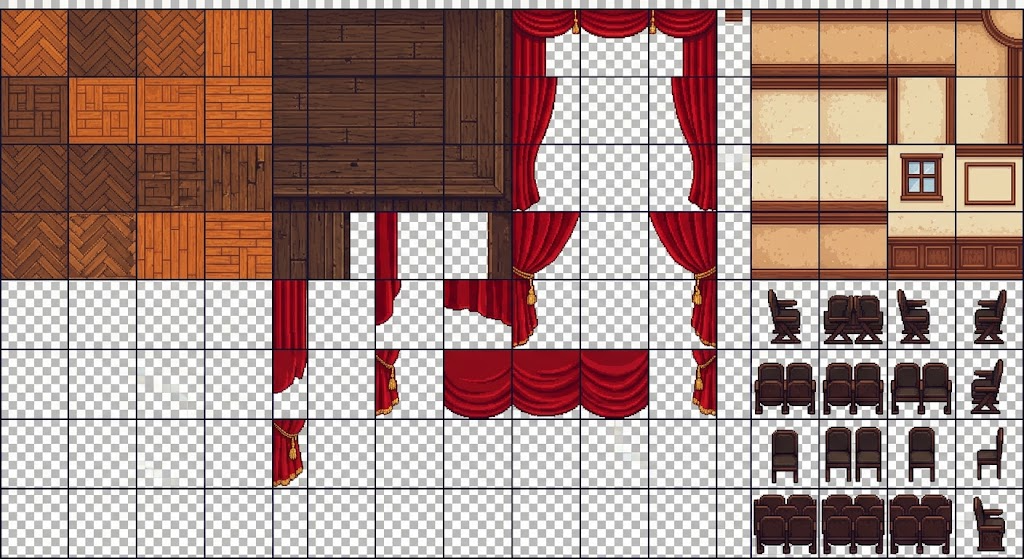
#> input picture tools/source/theater_tileset.png, 1024 x 559 px
$ python prep_stage_assets.py
#> lines starting #> are read from the running program, lines starting #| are printed output that depends on the picture; after the words box and inside, x2 and y2 are one past the last pixel; in counts of white or black regions, pixels touching at a corner belong together
#!/usr/bin/env python3
"""
Готовит ассеты уровня «Студвесна» из двух листов в tools/source/:
  theater_tileset.png   — тайлы театра (пол, стены, занавес, кресла)
  backstage_props.png   — реквизит (микрофон, прожектор, ящик, дверь EXIT, ...)

Результат: assets/stage/color/*.png и assets/stage/grey/*.png (серый «двойник»,
как у остальных тайлов игры: цвет возвращается по мере воспоминаний).
Запуск из корня проекта:  python3 tools/prep_stage_assets.py
Нужны: pip install pillow numpy scipy
"""
import os
import numpy as np
from PIL import Image
from scipy import ndimage

ROOT = os.path.dirname(os.path.dirname(os.path.abspath(__file__)))
SRC = os.path.join(ROOT, "tools", "source")
OUT = os.path.join(ROOT, "assets", "stage")
TILE = 48

# ---------------------------------------------------------------- тайлы
def key_checkerboard(path):
    """Лист пришёл с нарисованной «шахматкой» вместо прозрачности — убираем её."""
#> called with path = 'tools/source/theater_tileset.png'
    a = np.array(Image.open(path).convert("RGB")).astype(int)
    r, g, b = a[:, :, 0], a[:, :, 1], a[:, :, 2]
    neutral = (abs(r - g) < 12) & (abs(g - b) < 12) & (r > 150)
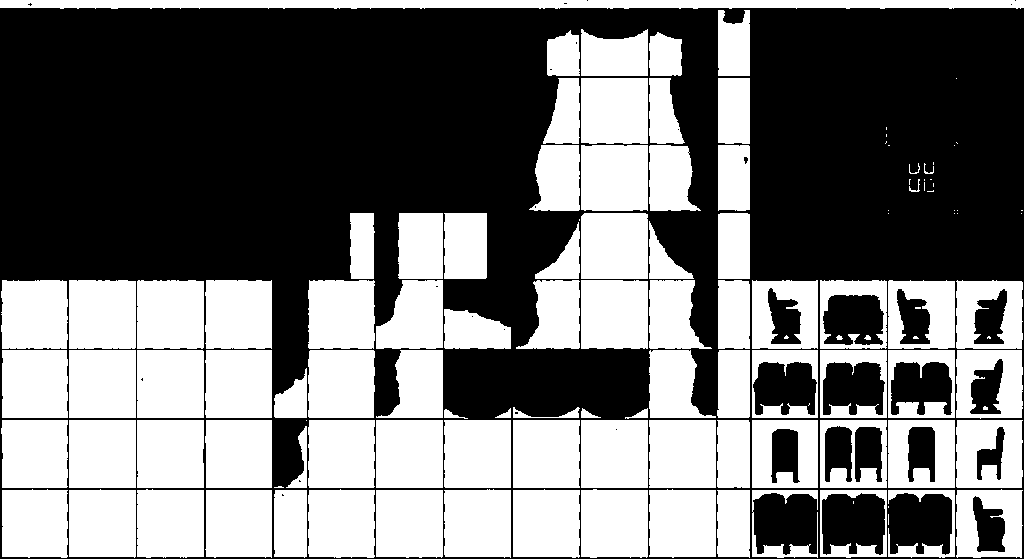
#> neutral: shape (559, 1024) bool; 46.1% white; 124 white regions (34 under 20 px), largest, box (x1, y1, x2, y2) and area: (0, 0, 1024, 9) 8263, (69, 280, 136, 349) 4588, (581, 280, 648, 349) 4574
    opaque = ~neutral
    dark = (abs(r - g) < 12) & (abs(g - b) < 12) & (r < 75)
#> dark: shape (559, 1024) bool; 2.1% white in thin lines or dots
    lines = ndimage.binary_opening(dark, structure=np.ones((1, 25))) | \
            ndimage.binary_opening(dark, structure=np.ones((25, 1)))
#> lines: shape (559, 1024) bool; 1.4% white in thin lines or dots
    opaque &= ~ndimage.binary_dilation(lines, iterations=1)
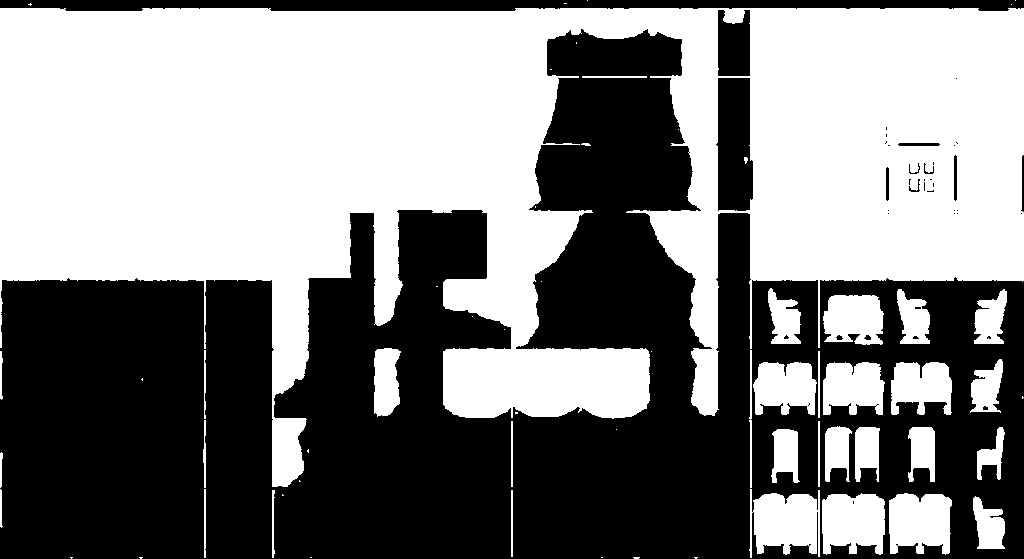
#> opaque: shape (559, 1024) bool; 51.3% white; 41 black regions (28 under 20 px), largest, box (x1, y1, x2, y2) and area: (0, 29, 1024, 559) 262538, (0, 0, 1024, 11) 9288, (716, 78, 753, 211) 4334
    lab, n = ndimage.label(opaque, structure=np.ones((3, 3)))
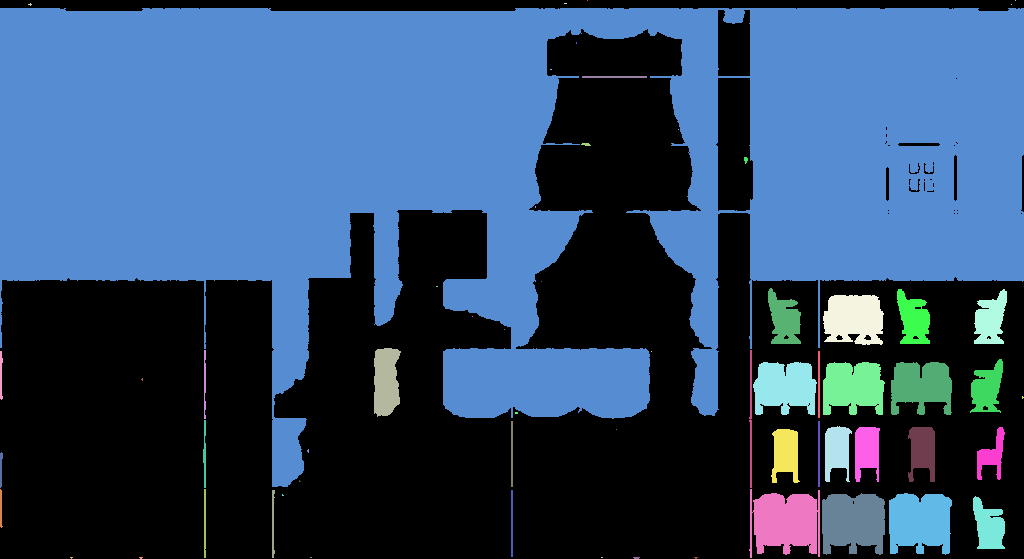
#> lab: shape (559, 1024) int32; 62 distinct labels, from 0 to 61; one colour per label, 0 black
#> n = 61
    sizes = ndimage.sum(opaque, lab, range(1, n + 1))
#> sizes = 61 values, max 258645 at index 5, min 1 at index 0, mean 4814
    keep = np.zeros(n + 1, bool)
    keep[1:] = sizes >= 60
    opaque = keep[lab]
#> opaque: shape (559, 1024) bool; 51.3% white; 41 black regions (28 under 20 px), largest, box (x1, y1, x2, y2) and area: (0, 29, 1024, 559) 262632, (0, 0, 1024, 11) 9300, (716, 78, 753, 211) 4354
    rgba = np.dstack([a.astype(np.uint8), (opaque * 255).astype(np.uint8)])
    return Image.fromarray(rgba, "RGBA")

YS = [9, 76, 144, 211, 279, 349, 419, 488, 558]
BLOCKS = {"A": [0, 68, 136, 204, 272],
          "B": [273, 307, 375, 443, 511, 580, 648, 716],
          "D": [751, 819, 887, 955, 1023]}

# имя -> (блок, колонка, строка)
TILES = {
    "floor_parquet": ("A", 0, 0), "floor_parquet2": ("A", 2, 0),
    "floor_planks": ("A", 3, 1),
    "stage_a": ("B", 1, 0), "stage_b": ("B", 2, 0),
    "stage_c": ("B", 1, 1), "stage_d": ("B", 2, 1),
    "stage_lip_a": ("B", 1, 2), "stage_lip_b": ("B", 2, 2),
    "wall_top": ("D", 0, 0), "wall_mid": ("D", 1, 1), "wall_trim": ("D", 1, 2),
    "wall_wain_a": ("D", 2, 3), "wall_wain_b": ("D", 3, 3),
    "window": ("D", 2, 2), "frame": ("D", 3, 2),
    "curt_tl": ("B", 4, 0), "curt_top": ("B", 5, 0), "curt_tr": ("B", 6, 0),
    "curt_l1": ("B", 4, 1), "curt_l2": ("B", 4, 2), "curt_l3": ("B", 4, 3),
    "curt_r1": ("B", 6, 1), "curt_r2": ("B", 6, 2), "curt_r3": ("B", 6, 3),
    "drape_a": ("B", 3, 5), "drape_b": ("B", 4, 5), "drape_c": ("B", 5, 5),
    "seat_a": ("D", 0, 5), "seat_b": ("D", 1, 5), "seat_c": ("D", 2, 5),
    "bench": ("D", 1, 7),
}

# ---------------------------------------------------------------- реквизит
PROPS_GRID_X = [42, 281, 525, 767, 1003]
PROPS_GRID_Y = [42, 279, 517]
# имя -> (ряд, колонка, «пиксельная» высота, высота на экране)
PROPS = {
    "prop_mic": (0, 0, 44, 96), "prop_spot": (0, 1, 40, 104),
    "prop_crate": (0, 2, 34, 78), "prop_exit": (0, 3, 44, 120),
    "prop_tassel": (1, 0, 40, 64), "prop_cables": (1, 1, 36, 96),
    "prop_journal": (1, 2, 26, 44),
}

def grey_twin(img):
    """Серый вариант в палитре остальных серых тайлов игры (холодный серо-голубой)."""
    a = np.array(img.convert("RGBA")).astype(float)
    lum = a[:, :, 0] * .299 + a[:, :, 1] * .587 + a[:, :, 2] * .114
    out = np.dstack([lum * 0.89, lum * 1.03, lum * 1.11, a[:, :, 3]])
    return Image.fromarray(np.clip(out, 0, 255).astype(np.uint8), "RGBA")

def save_pair(name, img):
    img.save(os.path.join(OUT, "color", name + ".png"))
    grey_twin(img).save(os.path.join(OUT, "grey", name + ".png"))

def cut_prop(sheet, row, col):
    x0, x1 = PROPS_GRID_X[col] + 3, PROPS_GRID_X[col + 1] - 3
    y0, y1 = PROPS_GRID_Y[row] + 3, PROPS_GRID_Y[row + 1] - 3
    t = sheet[y0:y1, x0:x1]
    bg = np.median(np.concatenate([t[:6].reshape(-1, 3), t[-6:].reshape(-1, 3)]), axis=0)
    sat = t.max(axis=2) - t.min(axis=2)
    close = (np.abs(t - bg).max(axis=2) < 38) & (sat < 22)
    lab, _ = ndimage.label(close)
    border = set(np.unique(np.concatenate([lab[0], lab[-1], lab[:, 0], lab[:, -1]]))) - {0}
    alpha = ~np.isin(lab, list(border))
    alpha = ndimage.binary_opening(alpha, structure=np.ones((2, 2)))
    lab2, n2 = ndimage.label(alpha)
    if n2:
        sizes = ndimage.sum(alpha, lab2, range(1, n2 + 1))
        alpha = np.isin(lab2, [i + 1 for i, s in enumerate(sizes) if s > 150])
    img = Image.fromarray(np.dstack([t.astype(np.uint8), (alpha * 255).astype(np.uint8)]), "RGBA")
    bb = img.getbbox()
    return img.crop(bb) if bb else img

def cut_cables(sheet, row, col):
    """На листе кабели лежат на квадрате досок. Оставляем только тёмные кабели, без квадрата."""
    x0, x1 = PROPS_GRID_X[col] + 3, PROPS_GRID_X[col + 1] - 3
    y0, y1 = PROPS_GRID_Y[row] + 3, PROPS_GRID_Y[row + 1] - 3
    t = sheet[y0:y1, x0:x1]
    lum = t[:, :, 0] * .299 + t[:, :, 1] * .587 + t[:, :, 2] * .114
    alpha = lum < 62
    alpha = ndimage.binary_closing(alpha, structure=np.ones((3, 3)))
    lab, n = ndimage.label(alpha)
    if n:
        sizes = ndimage.sum(alpha, lab, range(1, n + 1))
        alpha = np.isin(lab, [i + 1 for i, s in enumerate(sizes) if s > 120])
    img = Image.fromarray(np.dstack([t.astype(np.uint8), (alpha * 255).astype(np.uint8)]), "RGBA")
    bb = img.getbbox()
    return img.crop(bb) if bb else img

def pixelate(img, small_h, display_h, colors=30):
    """Мультяшный реквизит переводим в пиксель-арт, чтобы он стоял в одном стиле с тайлами."""
    w, h = img.size
    sw = max(1, round(w * small_h / h))
    small = img.resize((sw, small_h), Image.BOX)
    a = small.getchannel("A").point(lambda v: 255 if v > 110 else 0)
    rgb = small.convert("RGB").quantize(colors=colors, method=Image.MEDIANCUT).convert("RGB")
    out = Image.merge("RGBA", (*rgb.split(), a))
    return out.resize((round(sw * display_h / small_h), display_h), Image.NEAREST)

def main():
    os.makedirs(os.path.join(OUT, "color"), exist_ok=True)
    os.makedirs(os.path.join(OUT, "grey"), exist_ok=True)

    atlas = key_checkerboard(os.path.join(SRC, "theater_tileset.png"))
    for name, (blk, c, r) in TILES.items():
        xs = BLOCKS[blk]
        tile = atlas.crop((xs[c] + 2, YS[r] + 2, xs[c + 1] - 2, YS[r + 1] - 2))
        save_pair(name, tile.resize((TILE, TILE), Image.LANCZOS))

    sheet = np.array(Image.open(os.path.join(SRC, "backstage_props.png")).convert("RGB")).astype(int)
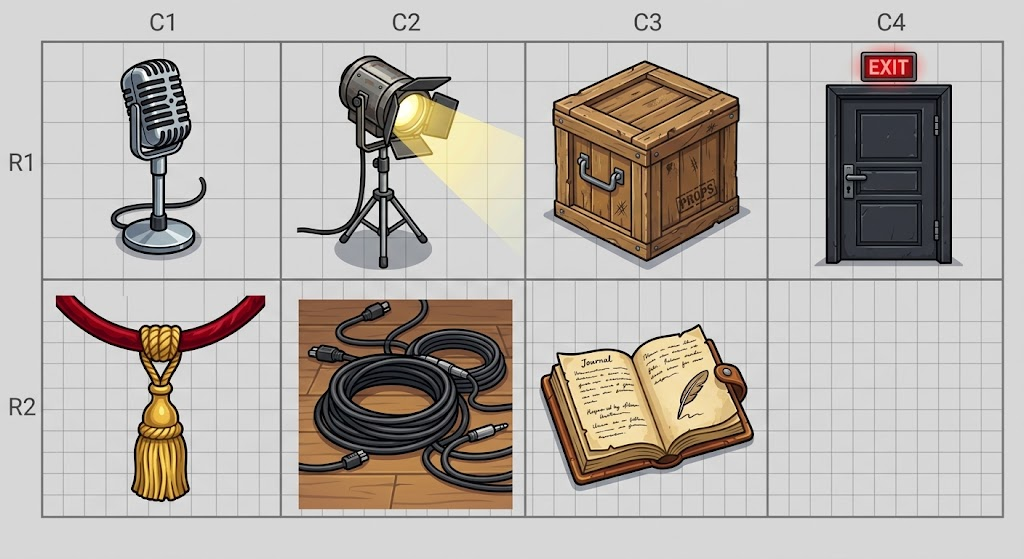
#> input picture tools/source/backstage_props.png, 1024 x 559 px
    for name, (r, c, sh, dh) in PROPS.items():
        src = cut_cables(sheet, r, c) if name == "prop_cables" else cut_prop(sheet, r, c)
        save_pair(name, pixelate(src, sh, dh))
#> this loop made 7 passes
#> (bg in cut_prop, n2 in cut_prop) on passes 1, 2, 3, 4, 5, 7: ([215, 215, 215], 1), ([215, 215, 215], 1), ([215, 215, 215], 1), ([215, 214, 214], 1), ([215, 215, 215], 2), ([215, 215, 215], 2)
#> n in cut_cables on pass 6: 9
#> pass 1, in cut_prop, `t = sheet[y0:y1, x0:x1]`:
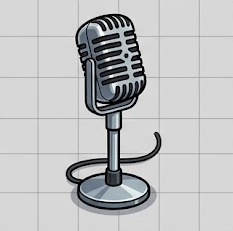
#> t: shape (231, 233, 3) int64; mean R, G, B 190.7, 191.7, 192.7
#> pass 1, in cut_prop, `lab, _ = ndimage.label(close)`:
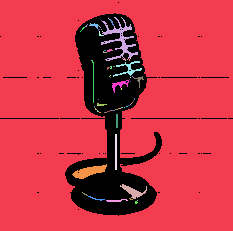
#> lab: shape (231, 233) int32; 75 distinct labels, from 0 to 74; one colour per label, 0 black
#> after the loop:
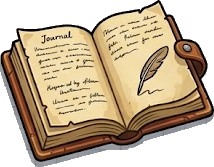
#> src: PIL image 214x167 RGBA; mean R, G, B, A 185, 167.7, 142.4, 175.5; transparent parts drawn white
    print("готово:", len(TILES), "тайлов и", len(PROPS), "предметов ->", OUT)

if __name__ == "__main__":
    main()
